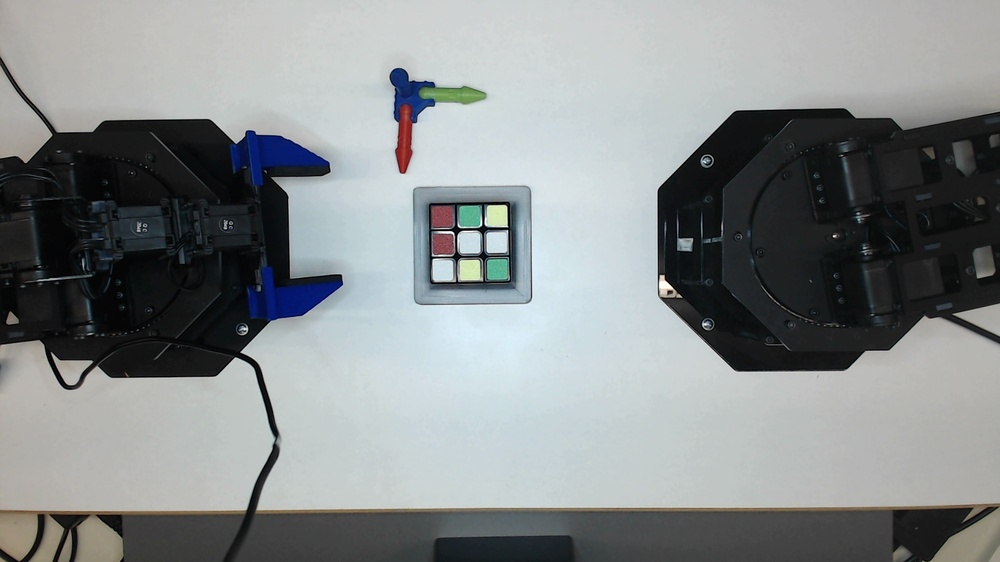
#> input picture Logitech Webcam/Picture 1.jpg, 1000 x 562 px, shrunk from 1920 x 1080 before the run
$ python find_rubiks_cube.py
#> lines starting #> are read from the running program, lines starting #| are printed output that depends on the picture; after the words box and inside, x2 and y2 are one past the last pixel; in counts of white or black regions, pixels touching at a corner belong together
import cv2
import numpy as np
import os

def preprocess_image(image_path):
    """
    Preprocess the image: convert to grayscale and filter for edges.
    """
#> called with image_path = '../Logitech Webcam/Picture 1.jpg'
    # Load image
    image = cv2.imread(image_path)
#> image is the input picture: shape (562, 1000, 3); mean B, G, R 140.5, 139.8, 135.3
    gray = cv2.cvtColor(image, cv2.COLOR_BGR2GRAY)
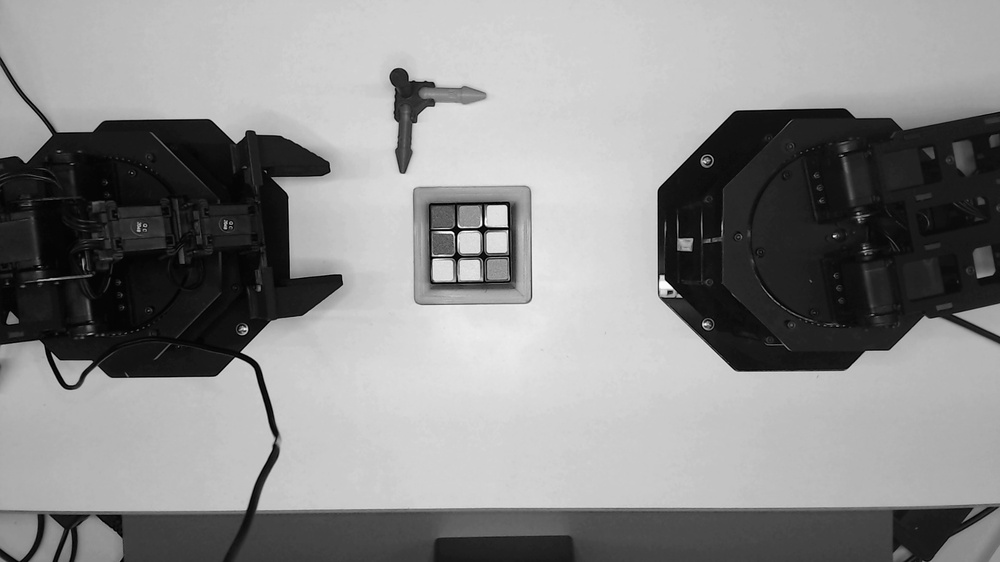
#> gray: shape (562, 1000); min 0, max 255, mean 138.6

    # Apply GaussianBlur to reduce noise
    blurred = cv2.GaussianBlur(gray, (5, 5), 0)

    # Use adaptive thresholding for binary image
    _, binary = cv2.threshold(blurred, 50, 255, cv2.THRESH_BINARY_INV)
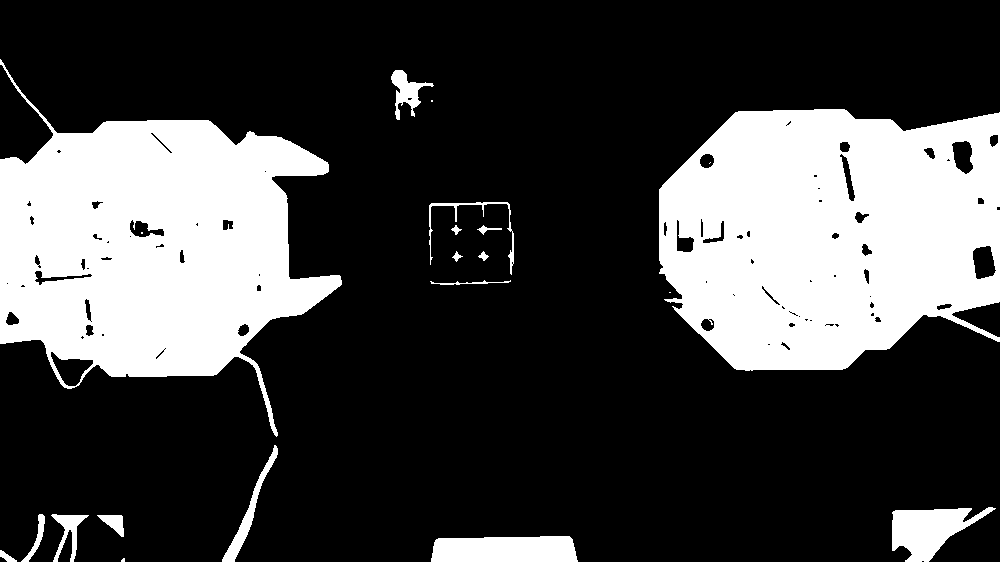
#> binary: shape (562, 1000); 26.5% white; 21 white regions (5 under 20 px), largest, box (x1, y1, x2, y2) and area: (659, 109, 1000, 371) 71519, (0, 59, 342, 437) 66906, (431, 536, 578, 562) 3526

    return image, binary


def find_grid_structure(binary_image):
    """
    Find the grid-like structure using contours and filtering by aspect ratio and area.
    """
    # Find contours in the binary image
    contours, _ = cv2.findContours(binary_image, cv2.RETR_EXTERNAL, cv2.CHAIN_APPROX_SIMPLE)

    candidates = []

    for contour in contours:
        # Approximate the contour to a polygon
        epsilon = 0.02 * cv2.arcLength(contour, True)
        approx = cv2.approxPolyDP(contour, epsilon, True)

        # Check if the contour is rectangular (4 points) and area is significant
        if len(approx) == 4 and cv2.isContourConvex(approx):
            x, y, w, h = cv2.boundingRect(approx)
            aspect_ratio = float(w) / h

            # Filtering based on aspect ratio and minimum size
            if 0.8 <= aspect_ratio <= 1.2:
                candidates.append((x, y, w, h))

    return candidates


def draw_bounding_boxes(image, candidates):
    """
    Draw bounding boxes around detected grid structures.
    """
    for (x, y, w, h) in candidates:
        cv2.rectangle(image, (x, y), (x + w, y + h), (0, 255, 0), 2)

    return image


def detect_rubiks_cube_with_orb(image_path, template_path):
    """
    Full pipeline for detecting the Rubik's Cube grid structure using ORB for feature matching.
    """
    print("Step 1: Preprocessing the input image...")
    original_image, binary_image = preprocess_image(image_path)
    cv2.imshow("Original Image", original_image)
    cv2.imshow("Binary Image", binary_image)

    # Load and preprocess the template image
    print("Step 2: Preprocessing the template image...")
    template = cv2.imread(template_path, cv2.IMREAD_GRAYSCALE)
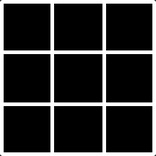
#> input picture src/rubiks_cube_inverted_template.jpg, 156 x 156 px, shrunk from 300 x 300 before the run
#> template is the input picture: shape (156, 156); min 0, max 255, mean 45.5
    if template is None:
        raise ValueError("Template image not found at the specified path.")
    cv2.imshow("Template Image", template)

    # Step 3: Initialize ORB detector and find keypoints and descriptors
    print("Step 3: Detecting features using ORB...")
    orb = cv2.ORB_create()
    keypoints1, descriptors1 = orb.detectAndCompute(binary_image, None)
#> keypoints1 = 475 keypoints; strongest (x, y, size): (506, 205, 31), (485, 205, 31), (432, 206, 37.2), (452, 206, 37.2)
    keypoints2, descriptors2 = orb.detectAndCompute(template, None)
#> keypoints2 = 57 keypoints; strongest (x, y, size): (55, 55, 37.2), (107, 55, 44.6), (55, 107, 44.6), (107, 107, 44.6)

    # Draw keypoints for debugging
    debug_image = cv2.drawKeypoints(original_image, keypoints1, None, color=(0, 255, 0), flags=0)
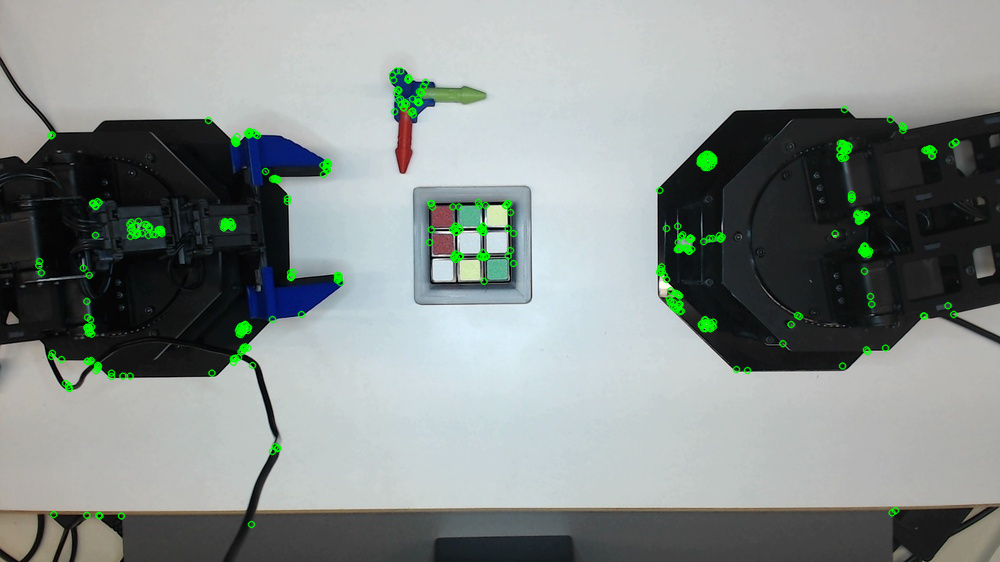
#> debug_image: shape (562, 1000, 3); mean B, G, R 139.7, 142.1, 134.6
    cv2.imshow("ORB Keypoints", debug_image)

    # Step 4: Match descriptors using BFMatcher
    print("Step 4: Matching features...")
    bf = cv2.BFMatcher(cv2.NORM_HAMMING, crossCheck=True)
    matches = bf.match(descriptors1, descriptors2)
#> matches = 4 matches

    # Sort matches by distance (best matches first)
    matches = sorted(matches, key=lambda x: x.distance)

    # Draw matches for visualization
    match_visualization = cv2.drawMatches(original_image, keypoints1, template, keypoints2, matches[:20], None, flags=2)
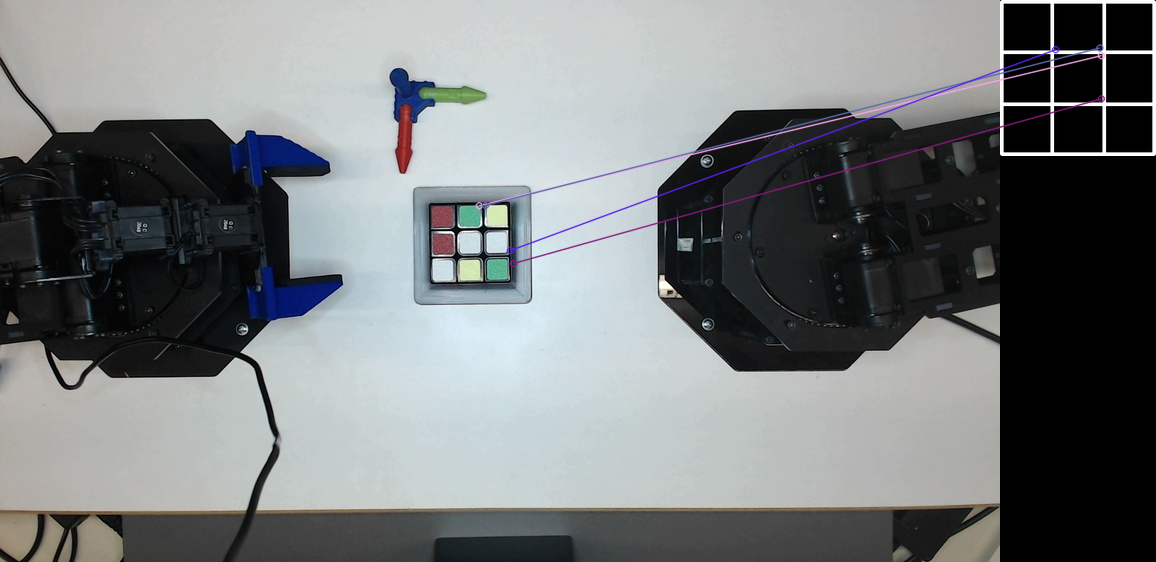
#> match_visualization: shape (562, 1156, 3); mean B, G, R 123.7, 122.6, 119
    cv2.imshow("Feature Matches", match_visualization)

    # Step 5: Locate the grid structure in the original image
    print("Step 5: Locating the grid structure...")
    if len(matches) > 4:  # Ensure enough matches for homography
        src_pts = np.float32([keypoints1[m.queryIdx].pt for m in matches]).reshape(-1, 1, 2)
        dst_pts = np.float32([keypoints2[m.trainIdx].pt for m in matches]).reshape(-1, 1, 2)

        # Compute homography matrix
        matrix, mask = cv2.findHomography(src_pts, dst_pts, cv2.RANSAC, 5.0)

        if matrix is not None:
            # Use the homography matrix to project the template's bounding box onto the input image
            h, w = template.shape
            points = np.float32([[0, 0], [w, 0], [w, h], [0, h]]).reshape(-1, 1, 2)
            transformed_points = cv2.perspectiveTransform(points, matrix)

            # Draw the bounding box
            result_image = original_image.copy()
            cv2.polylines(result_image, [np.int32(transformed_points)], True, (0, 255, 0), 3, cv2.LINE_AA)
            cv2.imshow("Detected Grid", result_image)
        else:
            print("Homography computation failed. No grid detected.")
            result_image = original_image
    else:
        print("Not enough matches to locate the grid.")
        result_image = original_image

    return result_image


if __name__ == "__main__":
    image_path = os.path.join("..", "Logitech Webcam", "Picture 1.jpg")
    template_path = os.path.join("rubiks_cube_inverted_template.jpg")
    # Run the detection pipeline
    result = detect_rubiks_cube_with_orb(image_path, template_path)

    # Display the result
    cv2.imshow("Detected Rubik's Cube", result)
    cv2.waitKey(0)
    cv2.destroyAllWindows()

    # Optionally save the result
    #cv2.imwrite("result.jpg", result)
